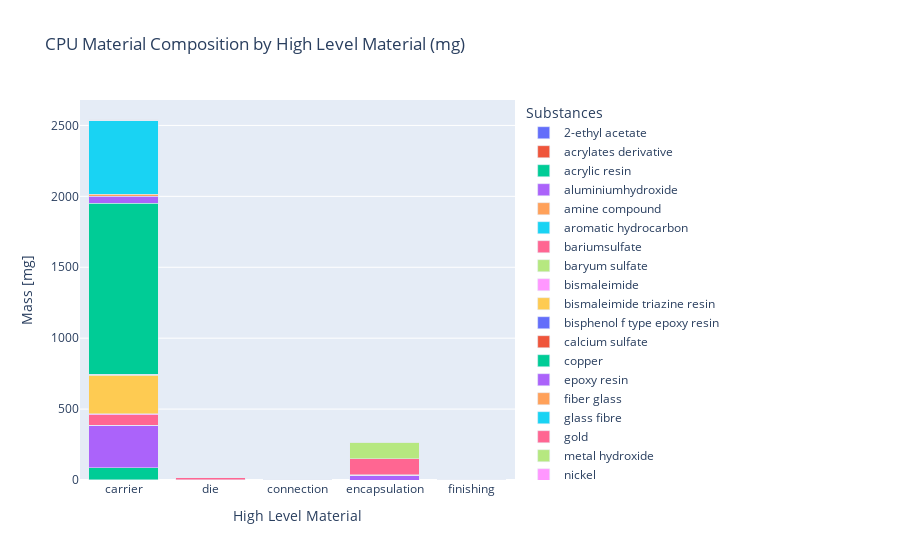
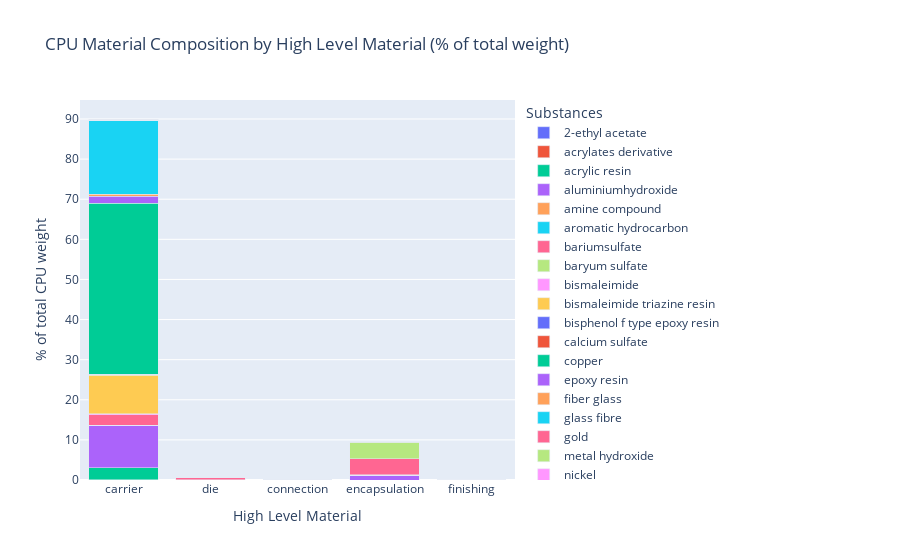

Here is the notebook cell these charts were saved with, in order:
### Code cell
fig_abs, fig_pct = plot_cpu_substances(model_BGA, 'hl')

### Figure 1 — Plotly figure (JSON) as saved in the notebook; plotly's stock layout.template omitted (floating-point values rounded to 4 significant figures)
{"data": [{"hovertemplate": "Substances=2-ethyl acetate<br>High Level Material=%{x}<br>Mass [mg]=%{y}<extra></extra>", "legendgroup": "2-ethyl acetate", "marker": {"color": "#636efa", "pattern": {"shape": ""}}, "name": "2-ethyl acetate", "orientation": "v", "showlegend": true, "textposition": "auto", "type": "bar", "x": ["carrier"], "xaxis": "x", "y": [0.03869], "yaxis": "y"}, {"hovertemplate": "Substances=acrylates derivative<br>High Level Material=%{x}<br>Mass [mg]=%{y}<extra></extra>", "legendgroup": "acrylates derivative", "marker": {"color": "#EF553B", "pattern": {"shape": ""}}, "name": "acrylates derivative", "orientation": "v", "showlegend": true, "textposition": "auto", "type": "bar", "x": ["carrier"], "xaxis": "x", "y": [0.6536], "yaxis": "y"}, {"hovertemplate": "Substances=acrylic resin<br>High Level Material=%{x}<br>Mass [mg]=%{y}<extra></extra>", "legendgroup": "acrylic resin", "marker": {"color": "#00cc96", "pattern": {"shape": ""}}, "name": "acrylic resin", "orientation": "v", "showlegend": true, "textposition": "auto", "type": "bar", "x": ["carrier", "die"], "xaxis": "x", "y": [85.14, 0.01737], "yaxis": "y"}, {"hovertemplate": "Substances=aluminiumhydroxide<br>High Level Material=%{x}<br>Mass [mg]=%{y}<extra></extra>", "legendgroup": "aluminiumhydroxide", "marker": {"color": "#ab63fa", "pattern": {"shape": ""}}, "name": "aluminiumhydroxide", "orientation": "v", "showlegend": true, "textposition": "auto", "type": "bar", "x": ["carrier"], "xaxis": "x", "y": [301.5], "yaxis": "y"}, {"hovertemplate": "Substances=amine compound<br>High Level Material=%{x}<br>Mass [mg]=%{y}<extra></extra>", "legendgroup": "amine compound", "marker": {"color": "#FFA15A", "pattern": {"shape": ""}}, "name": "amine compound", "orientation": "v", "showlegend": true, "textposition": "auto", "type": "bar", "x": ["carrier"], "xaxis": "x", "y": [0.01527], "yaxis": "y"}, {"hovertemplate": "Substances=aromatic hydrocarbon<br>High Level Material=%{x}<br>Mass [mg]=%{y}<extra></extra>", "legendgroup": "aromatic hydrocarbon", "marker": {"color": "#19d3f3", "pattern": {"shape": ""}}, "name": "aromatic hydrocarbon", "orientation": "v", "showlegend": true, "textposition": "auto", "type": "bar", "x": ["carrier"], "xaxis": "x", "y": [0.1161], "yaxis": "y"}, {"hovertemplate": "Substances=bariumsulfate<br>High Level Material=%{x}<br>Mass [mg]=%{y}<extra></extra>", "legendgroup": "bariumsulfate", "marker": {"color": "#FF6692", "pattern": {"shape": ""}}, "name": "bariumsulfate", "orientation": "v", "showlegend": true, "textposition": "auto", "type": "bar", "x": ["carrier"], "xaxis": "x", "y": [73.57], "yaxis": "y"}, {"hovertemplate": "Substances=baryum sulfate<br>High Level Material=%{x}<br>Mass [mg]=%{y}<extra></extra>", "legendgroup": "baryum sulfate", "marker": {"color": "#B6E880", "pattern": {"shape": ""}}, "name": "baryum sulfate", "orientation": "v", "showlegend": true, "textposition": "auto", "type": "bar", "x": ["carrier"], "xaxis": "x", "y": [0.284], "yaxis": "y"}, {"hovertemplate": "Substances=bismaleimide<br>High Level Material=%{x}<br>Mass [mg]=%{y}<extra></extra>", "legendgroup": "bismaleimide", "marker": {"color": "#FF97FF", "pattern": {"shape": ""}}, "name": "bismaleimide", "orientation": "v", "showlegend": true, "textposition": "auto", "type": "bar", "x": ["carrier"], "xaxis": "x", "y": [4.722], "yaxis": "y"}, {"hovertemplate": "Substances=bismaleimide triazine resin<br>High Level Material=%{x}<br>Mass [mg]=%{y}<extra></extra>", "legendgroup": "bismaleimide triazine resin", "marker": {"color": "#FECB52", "pattern": {"shape": ""}}, "name": "bismaleimide triazine resin", "orientation": "v", "showlegend": true, "textposition": "auto", "type": "bar", "x": ["carrier"], "xaxis": "x", "y": [274.1], "yaxis": "y"}, {"hovertemplate": "Substances=bisphenol f type epoxy resin<br>High Level Material=%{x}<br>Mass [mg]=%{y}<extra></extra>", "legendgroup": "bisphenol f type epoxy resin", "marker": {"color": "#636efa", "pattern": {"shape": ""}}, "name": "bisphenol f type epoxy resin", "orientation": "v", "showlegend": true, "textposition": "auto", "type": "bar", "x": ["carrier"], "xaxis": "x", "y": [4.359], "yaxis": "y"}, {"hovertemplate": "Substances=calcium sulfate<br>High Level Material=%{x}<br>Mass [mg]=%{y}<extra></extra>", "legendgroup": "calcium sulfate", "marker": {"color": "#EF553B", "pattern": {"shape": ""}}, "name": "calcium sulfate", "orientation": "v", "showlegend": true, "textposition": "auto", "type": "bar", "x": ["carrier"], "xaxis": "x", "y": [0.1598], "yaxis": "y"}, {"hovertemplate": "Substances=copper<br>High Level Material=%{x}<br>Mass [mg]=%{y}<extra></extra>", "legendgroup": "copper", "marker": {"color": "#00cc96", "pattern": {"shape": ""}}, "name": "copper", "orientation": "v", "showlegend": true, "textposition": "auto", "type": "bar", "x": ["carrier", "connection", "die"], "xaxis": "x", "y": [1208.0, 0.4635, 0.01495], "yaxis": "y"}, {"hovertemplate": "Substances=epoxy resin<br>High Level Material=%{x}<br>Mass [mg]=%{y}<extra></extra>", "legendgroup": "epoxy resin", "marker": {"color": "#ab63fa", "pattern": {"shape": ""}}, "name": "epoxy resin", "orientation": "v", "showlegend": true, "textposition": "auto", "type": "bar", "x": ["carrier", "die", "encapsulation", "finishing"], "xaxis": "x", "y": [48.32, 0.03473, 32.61, 0.2071], "yaxis": "y"}, {"hovertemplate": "Substances=fiber glass<br>High Level Material=%{x}<br>Mass [mg]=%{y}<extra></extra>", "legendgroup": "fiber glass", "marker": {"color": "#FFA15A", "pattern": {"shape": ""}}, "name": "fiber glass", "orientation": "v", "showlegend": true, "textposition": "auto", "type": "bar", "x": ["carrier"], "xaxis": "x", "y": [14.01], "yaxis": "y"}, {"hovertemplate": "Substances=glass fibre<br>High Level Material=%{x}<br>Mass [mg]=%{y}<extra></extra>", "legendgroup": "glass fibre", "marker": {"color": "#19d3f3", "pattern": {"shape": ""}}, "name": "glass fibre", "orientation": "v", "showlegend": true, "textposition": "auto", "type": "bar", "x": ["carrier"], "xaxis": "x", "y": [520.7], "yaxis": "y"}, {"hovertemplate": "Substances=gold<br>High Level Material=%{x}<br>Mass [mg]=%{y}<extra></extra>", "legendgroup": "gold", "marker": {"color": "#FF6692", "pattern": {"shape": ""}}, "name": "gold", "orientation": "v", "showlegend": true, "textposition": "auto", "type": "bar", "x": ["carrier", "connection", "die", "encapsulation"], "xaxis": "x", "y": [0.08348, 1.136, 0.004617, 0.2579], "yaxis": "y"}, {"hovertemplate": "Substances=metal hydroxide<br>High Level Material=%{x}<br>Mass [mg]=%{y}<extra></extra>", "legendgroup": "metal hydroxide", "marker": {"color": "#B6E880", "pattern": {"shape": ""}}, "name": "metal hydroxide", "orientation": "v", "showlegend": true, "textposition": "auto", "type": "bar", "x": ["carrier"], "xaxis": "x", "y": [0.3187], "yaxis": "y"}, {"hovertemplate": "Substances=nickel<br>High Level Material=%{x}<br>Mass [mg]=%{y}<extra></extra>", "legendgroup": "nickel", "marker": {"color": "#FF97FF", "pattern": {"shape": ""}}, "name": "nickel", "orientation": "v", "showlegend": true, "textposition": "auto", "type": "bar", "x": ["carrier", "encapsulation"], "xaxis": "x", "y": [0.3201, 0.7058], "yaxis": "y"}, {"hovertemplate": "Substances=palladium<br>High Level Material=%{x}<br>Mass [mg]=%{y}<extra></extra>", "legendgroup": "palladium", "marker": {"color": "#FECB52", "pattern": {"shape": ""}}, "name": "palladium", "orientation": "v", "showlegend": true, "textposition": "auto", "type": "bar", "x": ["carrier", "connection"], "xaxis": "x", "y": [0.04874, 0.0008793], "yaxis": "y"}, {"hovertemplate": "Substances=propanol<br>High Level Material=%{x}<br>Mass [mg]=%{y}<extra></extra>", "legendgroup": "propanol", "marker": {"color": "#636efa", "pattern": {"shape": ""}}, "name": "propanol", "orientation": "v", "showlegend": true, "textposition": "auto", "type": "bar", "x": ["carrier"], "xaxis": "x", "y": [0.1171], "yaxis": "y"}, {"hovertemplate": "Substances=quartz<br>High Level Material=%{x}<br>Mass [mg]=%{y}<extra></extra>", "legendgroup": "quartz", "marker": {"color": "#EF553B", "pattern": {"shape": ""}}, "name": "quartz", "orientation": "v", "showlegend": true, "textposition": "auto", "type": "bar", "x": ["carrier"], "xaxis": "x", "y": [0.1965], "yaxis": "y"}, {"hovertemplate": "Substances=talc containing no asbestiform fibers<br>High Level Material=%{x}<br>Mass [mg]=%{y}<extra></extra>", "legendgroup": "talc containing no asbestiform fibers", "marker": {"color": "#00cc96", "pattern": {"shape": ""}}, "name": "talc containing no asbestiform fibers", "orientation": "v", "showlegend": true, "textposition": "auto", "type": "bar", "x": ["carrier"], "xaxis": "x", "y": [0.169], "yaxis": "y"}, {"hovertemplate": "Substances=thermosetting resin<br>High Level Material=%{x}<br>Mass [mg]=%{y}<extra></extra>", "legendgroup": "thermosetting resin", "marker": {"color": "#ab63fa", "pattern": {"shape": ""}}, "name": "thermosetting resin", "orientation": "v", "showlegend": true, "textposition": "auto", "type": "bar", "x": ["carrier"], "xaxis": "x", "y": [3.467], "yaxis": "y"}, {"hovertemplate": "Substances=triazine<br>High Level Material=%{x}<br>Mass [mg]=%{y}<extra></extra>", "legendgroup": "triazine", "marker": {"color": "#FFA15A", "pattern": {"shape": ""}}, "name": "triazine", "orientation": "v", "showlegend": true, "textposition": "auto", "type": "bar", "x": ["carrier"], "xaxis": "x", "y": [4.722], "yaxis": "y"}, {"hovertemplate": "Substances=zinc hydroxide<br>High Level Material=%{x}<br>Mass [mg]=%{y}<extra></extra>", "legendgroup": "zinc hydroxide", "marker": {"color": "#19d3f3", "pattern": {"shape": ""}}, "name": "zinc hydroxide", "orientation": "v", "showlegend": true, "textposition": "auto", "type": "bar", "x": ["carrier"], "xaxis": "x", "y": [0.04276], "yaxis": "y"}, {"hovertemplate": "Substances=zinc hydroxyde<br>High Level Material=%{x}<br>Mass [mg]=%{y}<extra></extra>", "legendgroup": "zinc hydroxyde", "marker": {"color": "#FF6692", "pattern": {"shape": ""}}, "name": "zinc hydroxyde", "orientation": "v", "showlegend": true, "textposition": "auto", "type": "bar", "x": ["carrier"], "xaxis": "x", "y": [0.03563], "yaxis": "y"}, {"hovertemplate": "Substances=aluminium<br>High Level Material=%{x}<br>Mass [mg]=%{y}<extra></extra>", "legendgroup": "aluminium", "marker": {"color": "#B6E880", "pattern": {"shape": ""}}, "name": "aluminium", "orientation": "v", "showlegend": true, "textposition": "auto", "type": "bar", "x": ["die"], "xaxis": "x", "y": [0.005826], "yaxis": "y"}, {"hovertemplate": "Substances=aluminium oxide<br>High Level Material=%{x}<br>Mass [mg]=%{y}<extra></extra>", "legendgroup": "aluminium oxide", "marker": {"color": "#FF97FF", "pattern": {"shape": ""}}, "name": "aluminium oxide", "orientation": "v", "showlegend": true, "textposition": "auto", "type": "bar", "x": ["die"], "xaxis": "x", "y": [0.007694], "yaxis": "y"}, {"hovertemplate": "Substances=boron trioxide<br>High Level Material=%{x}<br>Mass [mg]=%{y}<extra></extra>", "legendgroup": "boron trioxide", "marker": {"color": "#FECB52", "pattern": {"shape": ""}}, "name": "boron trioxide", "orientation": "v", "showlegend": true, "textposition": "auto", "type": "bar", "x": ["die"], "xaxis": "x", "y": [0.005386], "yaxis": "y"}, {"hovertemplate": "Substances=butyl carbitol acetate<br>High Level Material=%{x}<br>Mass [mg]=%{y}<extra></extra>", "legendgroup": "butyl carbitol acetate", "marker": {"color": "#636efa", "pattern": {"shape": ""}}, "name": "butyl carbitol acetate", "orientation": "v", "showlegend": true, "textposition": "auto", "type": "bar", "x": ["die"], "xaxis": "x", "y": [0.003847], "yaxis": "y"}, {"hovertemplate": "Substances=dimethyl siloxane, dimethylvinyl-terminated<br>High Level Material=%{x}<br>Mass [mg]=%{y}<extra></extra>", "legendgroup": "dimethyl siloxane, dimethylvinyl-terminated", "marker": {"color": "#EF553B", "pattern": {"shape": ""}}, "name": "dimethyl siloxane, dimethylvinyl-terminated", "orientation": "v", "showlegend": true, "textposition": "auto", "type": "bar", "x": ["die"], "xaxis": "x", "y": [0.06672], "yaxis": "y"}, {"hovertemplate": "Substances=dimethyl, methylhydrogen siloxane, hydrogen-terminated<br>High Level Material=%{x}<br>Mass [mg]=%{y}<extra></extra>", "legendgroup": "dimethyl, methylhydrogen siloxane, hydrogen-terminated", "marker": {"color": "#00cc96", "pattern": {"shape": ""}}, "name": "dimethyl, methylhydrogen siloxane, hydrogen-terminated", "orientation": "v", "showlegend": true, "textposition": "auto", "type": "bar", "x": ["die"], "xaxis": "x", "y": [0.002198], "yaxis": "y"}, {"hovertemplate": "Substances=diphenol propane diglycidyl ether<br>High Level Material=%{x}<br>Mass [mg]=%{y}<extra></extra>", "legendgroup": "diphenol propane diglycidyl ether", "marker": {"color": "#ab63fa", "pattern": {"shape": ""}}, "name": "diphenol propane diglycidyl ether", "orientation": "v", "showlegend": true, "textposition": "auto", "type": "bar", "x": ["die"], "xaxis": "x", "y": [0.002748], "yaxis": "y"}, {"hovertemplate": "Substances=ethyl cellulose<br>High Level Material=%{x}<br>Mass [mg]=%{y}<extra></extra>", "legendgroup": "ethyl cellulose", "marker": {"color": "#FFA15A", "pattern": {"shape": ""}}, "name": "ethyl cellulose", "orientation": "v", "showlegend": true, "textposition": "auto", "type": "bar", "x": ["die"], "xaxis": "x", "y": [0.001539], "yaxis": "y"}, {"hovertemplate": "Substances=lead oxide<br>High Level Material=%{x}<br>Mass [mg]=%{y}<extra></extra>", "legendgroup": "lead oxide", "marker": {"color": "#19d3f3", "pattern": {"shape": ""}}, "name": "lead oxide", "orientation": "v", "showlegend": true, "textposition": "auto", "type": "bar", "x": ["die"], "xaxis": "x", "y": [0.04078], "yaxis": "y"}, {"hovertemplate": "Substances=silicon<br>High Level Material=%{x}<br>Mass [mg]=%{y}<extra></extra>", "legendgroup": "silicon", "marker": {"color": "#FF6692", "pattern": {"shape": ""}}, "name": "silicon", "orientation": "v", "showlegend": true, "textposition": "auto", "type": "bar", "x": ["die"], "xaxis": "x", "y": [14.06], "yaxis": "y"}, {"hovertemplate": "Substances=silicon nitride<br>High Level Material=%{x}<br>Mass [mg]=%{y}<extra></extra>", "legendgroup": "silicon nitride", "marker": {"color": "#B6E880", "pattern": {"shape": ""}}, "name": "silicon nitride", "orientation": "v", "showlegend": true, "textposition": "auto", "type": "bar", "x": ["die"], "xaxis": "x", "y": [0.005056], "yaxis": "y"}, {"hovertemplate": "Substances=silicon oxide<br>High Level Material=%{x}<br>Mass [mg]=%{y}<extra></extra>", "legendgroup": "silicon oxide", "marker": {"color": "#FF97FF", "pattern": {"shape": ""}}, "name": "silicon oxide", "orientation": "v", "showlegend": true, "textposition": "auto", "type": "bar", "x": ["die"], "xaxis": "x", "y": [0.07386], "yaxis": "y"}, {"hovertemplate": "Substances=tantalum<br>High Level Material=%{x}<br>Mass [mg]=%{y}<extra></extra>", "legendgroup": "tantalum", "marker": {"color": "#FECB52", "pattern": {"shape": ""}}, "name": "tantalum", "orientation": "v", "showlegend": true, "textposition": "auto", "type": "bar", "x": ["die"], "xaxis": "x", "y": [0.0003298], "yaxis": "y"}, {"hovertemplate": "Substances=terpineol<br>High Level Material=%{x}<br>Mass [mg]=%{y}<extra></extra>", "legendgroup": "terpineol", "marker": {"color": "#636efa", "pattern": {"shape": ""}}, "name": "terpineol", "orientation": "v", "showlegend": true, "textposition": "auto", "type": "bar", "x": ["die"], "xaxis": "x", "y": [0.001539], "yaxis": "y"}, {"hovertemplate": "Substances=titanium<br>High Level Material=%{x}<br>Mass [mg]=%{y}<extra></extra>", "legendgroup": "titanium", "marker": {"color": "#EF553B", "pattern": {"shape": ""}}, "name": "titanium", "orientation": "v", "showlegend": true, "textposition": "auto", "type": "bar", "x": ["die"], "xaxis": "x", "y": [0.0002198], "yaxis": "y"}, {"hovertemplate": "Substances=trimethylated silica<br>High Level Material=%{x}<br>Mass [mg]=%{y}<extra></extra>", "legendgroup": "trimethylated silica", "marker": {"color": "#00cc96", "pattern": {"shape": ""}}, "name": "trimethylated silica", "orientation": "v", "showlegend": true, "textposition": "auto", "type": "bar", "x": ["die"], "xaxis": "x", "y": [0.006045], "yaxis": "y"}, {"hovertemplate": "Substances=carbon black<br>High Level Material=%{x}<br>Mass [mg]=%{y}<extra></extra>", "legendgroup": "carbon black", "marker": {"color": "#ab63fa", "pattern": {"shape": ""}}, "name": "carbon black", "orientation": "v", "showlegend": true, "textposition": "auto", "type": "bar", "x": ["encapsulation"], "xaxis": "x", "y": [0.5353], "yaxis": "y"}, {"hovertemplate": "Substances=phenol resin<br>High Level Material=%{x}<br>Mass [mg]=%{y}<extra></extra>", "legendgroup": "phenol resin", "marker": {"color": "#FFA15A", "pattern": {"shape": ""}}, "name": "phenol resin", "orientation": "v", "showlegend": true, "textposition": "auto", "type": "bar", "x": ["encapsulation"], "xaxis": "x", "y": [0.08859], "yaxis": "y"}, {"hovertemplate": "Substances=silica, vitreous<br>High Level Material=%{x}<br>Mass [mg]=%{y}<extra></extra>", "legendgroup": "silica, vitreous", "marker": {"color": "#19d3f3", "pattern": {"shape": ""}}, "name": "silica, vitreous", "orientation": "v", "showlegend": true, "textposition": "auto", "type": "bar", "x": ["encapsulation"], "xaxis": "x", "y": [1.938], "yaxis": "y"}, {"hovertemplate": "Substances=silicon dioxide<br>High Level Material=%{x}<br>Mass [mg]=%{y}<extra></extra>", "legendgroup": "silicon dioxide", "marker": {"color": "#FF6692", "pattern": {"shape": ""}}, "name": "silicon dioxide", "orientation": "v", "showlegend": true, "textposition": "auto", "type": "bar", "x": ["encapsulation"], "xaxis": "x", "y": [114.4], "yaxis": "y"}, {"hovertemplate": "Substances=silicondioxide<br>High Level Material=%{x}<br>Mass [mg]=%{y}<extra></extra>", "legendgroup": "silicondioxide", "marker": {"color": "#B6E880", "pattern": {"shape": ""}}, "name": "silicondioxide", "orientation": "v", "showlegend": true, "textposition": "auto", "type": "bar", "x": ["encapsulation"], "xaxis": "x", "y": [114.9], "yaxis": "y"}, {"hovertemplate": "Substances=silver<br>High Level Material=%{x}<br>Mass [mg]=%{y}<extra></extra>", "legendgroup": "silver", "marker": {"color": "#FF97FF", "pattern": {"shape": ""}}, "name": "silver", "orientation": "v", "showlegend": true, "textposition": "auto", "type": "bar", "x": ["encapsulation", "finishing"], "xaxis": "x", "y": [0.5749, 0.6213], "yaxis": "y"}], "layout": {"barmode": "stack", "hovermode": "x unified", "legend": {"title": {"text": "Substances"}, "tracegroupgap": 0}, "title": {"text": "CPU Material Composition by High Level Material (mg)"}, "xaxis": {"anchor": "y", "domain": [0, 1], "title": {"text": "High Level Material"}}, "yaxis": {"anchor": "x", "domain": [0, 1], "title": {"text": "Mass [mg]"}}}}

### Figure 2 — Plotly figure (JSON) as saved in the notebook; plotly's stock layout.template omitted (floating-point values rounded to 4 significant figures)
{"data": [{"hovertemplate": "Substances=2-ethyl acetate<br>High Level Material=%{x}<br>% of total CPU weight=%{y}<extra></extra>", "legendgroup": "2-ethyl acetate", "marker": {"color": "#636efa", "pattern": {"shape": ""}}, "name": "2-ethyl acetate", "orientation": "v", "showlegend": true, "textposition": "auto", "type": "bar", "x": ["carrier"], "xaxis": "x", "y": [0.001368], "yaxis": "y"}, {"hovertemplate": "Substances=acrylates derivative<br>High Level Material=%{x}<br>% of total CPU weight=%{y}<extra></extra>", "legendgroup": "acrylates derivative", "marker": {"color": "#EF553B", "pattern": {"shape": ""}}, "name": "acrylates derivative", "orientation": "v", "showlegend": true, "textposition": "auto", "type": "bar", "x": ["carrier"], "xaxis": "x", "y": [0.02311], "yaxis": "y"}, {"hovertemplate": "Substances=acrylic resin<br>High Level Material=%{x}<br>% of total CPU weight=%{y}<extra></extra>", "legendgroup": "acrylic resin", "marker": {"color": "#00cc96", "pattern": {"shape": ""}}, "name": "acrylic resin", "orientation": "v", "showlegend": true, "textposition": "auto", "type": "bar", "x": ["carrier", "die"], "xaxis": "x", "y": [3.01, 0.000614], "yaxis": "y"}, {"hovertemplate": "Substances=aluminiumhydroxide<br>High Level Material=%{x}<br>% of total CPU weight=%{y}<extra></extra>", "legendgroup": "aluminiumhydroxide", "marker": {"color": "#ab63fa", "pattern": {"shape": ""}}, "name": "aluminiumhydroxide", "orientation": "v", "showlegend": true, "textposition": "auto", "type": "bar", "x": ["carrier"], "xaxis": "x", "y": [10.66], "yaxis": "y"}, {"hovertemplate": "Substances=amine compound<br>High Level Material=%{x}<br>% of total CPU weight=%{y}<extra></extra>", "legendgroup": "amine compound", "marker": {"color": "#FFA15A", "pattern": {"shape": ""}}, "name": "amine compound", "orientation": "v", "showlegend": true, "textposition": "auto", "type": "bar", "x": ["carrier"], "xaxis": "x", "y": [0.0005399], "yaxis": "y"}, {"hovertemplate": "Substances=aromatic hydrocarbon<br>High Level Material=%{x}<br>% of total CPU weight=%{y}<extra></extra>", "legendgroup": "aromatic hydrocarbon", "marker": {"color": "#19d3f3", "pattern": {"shape": ""}}, "name": "aromatic hydrocarbon", "orientation": "v", "showlegend": true, "textposition": "auto", "type": "bar", "x": ["carrier"], "xaxis": "x", "y": [0.004104], "yaxis": "y"}, {"hovertemplate": "Substances=bariumsulfate<br>High Level Material=%{x}<br>% of total CPU weight=%{y}<extra></extra>", "legendgroup": "bariumsulfate", "marker": {"color": "#FF6692", "pattern": {"shape": ""}}, "name": "bariumsulfate", "orientation": "v", "showlegend": true, "textposition": "auto", "type": "bar", "x": ["carrier"], "xaxis": "x", "y": [2.601], "yaxis": "y"}, {"hovertemplate": "Substances=baryum sulfate<br>High Level Material=%{x}<br>% of total CPU weight=%{y}<extra></extra>", "legendgroup": "baryum sulfate", "marker": {"color": "#B6E880", "pattern": {"shape": ""}}, "name": "baryum sulfate", "orientation": "v", "showlegend": true, "textposition": "auto", "type": "bar", "x": ["carrier"], "xaxis": "x", "y": [0.01004], "yaxis": "y"}, {"hovertemplate": "Substances=bismaleimide<br>High Level Material=%{x}<br>% of total CPU weight=%{y}<extra></extra>", "legendgroup": "bismaleimide", "marker": {"color": "#FF97FF", "pattern": {"shape": ""}}, "name": "bismaleimide", "orientation": "v", "showlegend": true, "textposition": "auto", "type": "bar", "x": ["carrier"], "xaxis": "x", "y": [0.1669], "yaxis": "y"}, {"hovertemplate": "Substances=bismaleimide triazine resin<br>High Level Material=%{x}<br>% of total CPU weight=%{y}<extra></extra>", "legendgroup": "bismaleimide triazine resin", "marker": {"color": "#FECB52", "pattern": {"shape": ""}}, "name": "bismaleimide triazine resin", "orientation": "v", "showlegend": true, "textposition": "auto", "type": "bar", "x": ["carrier"], "xaxis": "x", "y": [9.69], "yaxis": "y"}, {"hovertemplate": "Substances=bisphenol f type epoxy resin<br>High Level Material=%{x}<br>% of total CPU weight=%{y}<extra></extra>", "legendgroup": "bisphenol f type epoxy resin", "marker": {"color": "#636efa", "pattern": {"shape": ""}}, "name": "bisphenol f type epoxy resin", "orientation": "v", "showlegend": true, "textposition": "auto", "type": "bar", "x": ["carrier"], "xaxis": "x", "y": [0.1541], "yaxis": "y"}, {"hovertemplate": "Substances=calcium sulfate<br>High Level Material=%{x}<br>% of total CPU weight=%{y}<extra></extra>", "legendgroup": "calcium sulfate", "marker": {"color": "#EF553B", "pattern": {"shape": ""}}, "name": "calcium sulfate", "orientation": "v", "showlegend": true, "textposition": "auto", "type": "bar", "x": ["carrier"], "xaxis": "x", "y": [0.005651], "yaxis": "y"}, {"hovertemplate": "Substances=copper<br>High Level Material=%{x}<br>% of total CPU weight=%{y}<extra></extra>", "legendgroup": "copper", "marker": {"color": "#00cc96", "pattern": {"shape": ""}}, "name": "copper", "orientation": "v", "showlegend": true, "textposition": "auto", "type": "bar", "x": ["carrier", "connection", "die"], "xaxis": "x", "y": [42.72, 0.01639, 0.0005285], "yaxis": "y"}, {"hovertemplate": "Substances=epoxy resin<br>High Level Material=%{x}<br>% of total CPU weight=%{y}<extra></extra>", "legendgroup": "epoxy resin", "marker": {"color": "#ab63fa", "pattern": {"shape": ""}}, "name": "epoxy resin", "orientation": "v", "showlegend": true, "textposition": "auto", "type": "bar", "x": ["carrier", "die", "encapsulation", "finishing"], "xaxis": "x", "y": [1.708, 0.001228, 1.153, 0.007322], "yaxis": "y"}, {"hovertemplate": "Substances=fiber glass<br>High Level Material=%{x}<br>% of total CPU weight=%{y}<extra></extra>", "legendgroup": "fiber glass", "marker": {"color": "#FFA15A", "pattern": {"shape": ""}}, "name": "fiber glass", "orientation": "v", "showlegend": true, "textposition": "auto", "type": "bar", "x": ["carrier"], "xaxis": "x", "y": [0.4952], "yaxis": "y"}, {"hovertemplate": "Substances=glass fibre<br>High Level Material=%{x}<br>% of total CPU weight=%{y}<extra></extra>", "legendgroup": "glass fibre", "marker": {"color": "#19d3f3", "pattern": {"shape": ""}}, "name": "glass fibre", "orientation": "v", "showlegend": true, "textposition": "auto", "type": "bar", "x": ["carrier"], "xaxis": "x", "y": [18.41], "yaxis": "y"}, {"hovertemplate": "Substances=gold<br>High Level Material=%{x}<br>% of total CPU weight=%{y}<extra></extra>", "legendgroup": "gold", "marker": {"color": "#FF6692", "pattern": {"shape": ""}}, "name": "gold", "orientation": "v", "showlegend": true, "textposition": "auto", "type": "bar", "x": ["carrier", "connection", "die", "encapsulation"], "xaxis": "x", "y": [0.002952, 0.04018, 0.0001632, 0.009117], "yaxis": "y"}, {"hovertemplate": "Substances=metal hydroxide<br>High Level Material=%{x}<br>% of total CPU weight=%{y}<extra></extra>", "legendgroup": "metal hydroxide", "marker": {"color": "#B6E880", "pattern": {"shape": ""}}, "name": "metal hydroxide", "orientation": "v", "showlegend": true, "textposition": "auto", "type": "bar", "x": ["carrier"], "xaxis": "x", "y": [0.01127], "yaxis": "y"}, {"hovertemplate": "Substances=nickel<br>High Level Material=%{x}<br>% of total CPU weight=%{y}<extra></extra>", "legendgroup": "nickel", "marker": {"color": "#FF97FF", "pattern": {"shape": ""}}, "name": "nickel", "orientation": "v", "showlegend": true, "textposition": "auto", "type": "bar", "x": ["carrier", "encapsulation"], "xaxis": "x", "y": [0.01132, 0.02495], "yaxis": "y"}, {"hovertemplate": "Substances=palladium<br>High Level Material=%{x}<br>% of total CPU weight=%{y}<extra></extra>", "legendgroup": "palladium", "marker": {"color": "#FECB52", "pattern": {"shape": ""}}, "name": "palladium", "orientation": "v", "showlegend": true, "textposition": "auto", "type": "bar", "x": ["carrier", "connection"], "xaxis": "x", "y": [0.001723, 3.109e-05], "yaxis": "y"}, {"hovertemplate": "Substances=propanol<br>High Level Material=%{x}<br>% of total CPU weight=%{y}<extra></extra>", "legendgroup": "propanol", "marker": {"color": "#636efa", "pattern": {"shape": ""}}, "name": "propanol", "orientation": "v", "showlegend": true, "textposition": "auto", "type": "bar", "x": ["carrier"], "xaxis": "x", "y": [0.00414], "yaxis": "y"}, {"hovertemplate": "Substances=quartz<br>High Level Material=%{x}<br>% of total CPU weight=%{y}<extra></extra>", "legendgroup": "quartz", "marker": {"color": "#EF553B", "pattern": {"shape": ""}}, "name": "quartz", "orientation": "v", "showlegend": true, "textposition": "auto", "type": "bar", "x": ["carrier"], "xaxis": "x", "y": [0.006947], "yaxis": "y"}, {"hovertemplate": "Substances=talc containing no asbestiform fibers<br>High Level Material=%{x}<br>% of total CPU weight=%{y}<extra></extra>", "legendgroup": "talc containing no asbestiform fibers", "marker": {"color": "#00cc96", "pattern": {"shape": ""}}, "name": "talc containing no asbestiform fibers", "orientation": "v", "showlegend": true, "textposition": "auto", "type": "bar", "x": ["carrier"], "xaxis": "x", "y": [0.005975], "yaxis": "y"}, {"hovertemplate": "Substances=thermosetting resin<br>High Level Material=%{x}<br>% of total CPU weight=%{y}<extra></extra>", "legendgroup": "thermosetting resin", "marker": {"color": "#ab63fa", "pattern": {"shape": ""}}, "name": "thermosetting resin", "orientation": "v", "showlegend": true, "textposition": "auto", "type": "bar", "x": ["carrier"], "xaxis": "x", "y": [0.1226], "yaxis": "y"}, {"hovertemplate": "Substances=triazine<br>High Level Material=%{x}<br>% of total CPU weight=%{y}<extra></extra>", "legendgroup": "triazine", "marker": {"color": "#FFA15A", "pattern": {"shape": ""}}, "name": "triazine", "orientation": "v", "showlegend": true, "textposition": "auto", "type": "bar", "x": ["carrier"], "xaxis": "x", "y": [0.1669], "yaxis": "y"}, {"hovertemplate": "Substances=zinc hydroxide<br>High Level Material=%{x}<br>% of total CPU weight=%{y}<extra></extra>", "legendgroup": "zinc hydroxide", "marker": {"color": "#19d3f3", "pattern": {"shape": ""}}, "name": "zinc hydroxide", "orientation": "v", "showlegend": true, "textposition": "auto", "type": "bar", "x": ["carrier"], "xaxis": "x", "y": [0.001512], "yaxis": "y"}, {"hovertemplate": "Substances=zinc hydroxyde<br>High Level Material=%{x}<br>% of total CPU weight=%{y}<extra></extra>", "legendgroup": "zinc hydroxyde", "marker": {"color": "#FF6692", "pattern": {"shape": ""}}, "name": "zinc hydroxyde", "orientation": "v", "showlegend": true, "textposition": "auto", "type": "bar", "x": ["carrier"], "xaxis": "x", "y": [0.00126], "yaxis": "y"}, {"hovertemplate": "Substances=aluminium<br>High Level Material=%{x}<br>% of total CPU weight=%{y}<extra></extra>", "legendgroup": "aluminium", "marker": {"color": "#B6E880", "pattern": {"shape": ""}}, "name": "aluminium", "orientation": "v", "showlegend": true, "textposition": "auto", "type": "bar", "x": ["die"], "xaxis": "x", "y": [0.000206], "yaxis": "y"}, {"hovertemplate": "Substances=aluminium oxide<br>High Level Material=%{x}<br>% of total CPU weight=%{y}<extra></extra>", "legendgroup": "aluminium oxide", "marker": {"color": "#FF97FF", "pattern": {"shape": ""}}, "name": "aluminium oxide", "orientation": "v", "showlegend": true, "textposition": "auto", "type": "bar", "x": ["die"], "xaxis": "x", "y": [0.000272], "yaxis": "y"}, {"hovertemplate": "Substances=boron trioxide<br>High Level Material=%{x}<br>% of total CPU weight=%{y}<extra></extra>", "legendgroup": "boron trioxide", "marker": {"color": "#FECB52", "pattern": {"shape": ""}}, "name": "boron trioxide", "orientation": "v", "showlegend": true, "textposition": "auto", "type": "bar", "x": ["die"], "xaxis": "x", "y": [0.0001904], "yaxis": "y"}, {"hovertemplate": "Substances=butyl carbitol acetate<br>High Level Material=%{x}<br>% of total CPU weight=%{y}<extra></extra>", "legendgroup": "butyl carbitol acetate", "marker": {"color": "#636efa", "pattern": {"shape": ""}}, "name": "butyl carbitol acetate", "orientation": "v", "showlegend": true, "textposition": "auto", "type": "bar", "x": ["die"], "xaxis": "x", "y": [0.000136], "yaxis": "y"}, {"hovertemplate": "Substances=dimethyl siloxane, dimethylvinyl-terminated<br>High Level Material=%{x}<br>% of total CPU weight=%{y}<extra></extra>", "legendgroup": "dimethyl siloxane, dimethylvinyl-terminated", "marker": {"color": "#EF553B", "pattern": {"shape": ""}}, "name": "dimethyl siloxane, dimethylvinyl-terminated", "orientation": "v", "showlegend": true, "textposition": "auto", "type": "bar", "x": ["die"], "xaxis": "x", "y": [0.002359], "yaxis": "y"}, {"hovertemplate": "Substances=dimethyl, methylhydrogen siloxane, hydrogen-terminated<br>High Level Material=%{x}<br>% of total CPU weight=%{y}<extra></extra>", "legendgroup": "dimethyl, methylhydrogen siloxane, hydrogen-terminated", "marker": {"color": "#00cc96", "pattern": {"shape": ""}}, "name": "dimethyl, methylhydrogen siloxane, hydrogen-terminated", "orientation": "v", "showlegend": true, "textposition": "auto", "type": "bar", "x": ["die"], "xaxis": "x", "y": [7.773e-05], "yaxis": "y"}, {"hovertemplate": "Substances=diphenol propane diglycidyl ether<br>High Level Material=%{x}<br>% of total CPU weight=%{y}<extra></extra>", "legendgroup": "diphenol propane diglycidyl ether", "marker": {"color": "#ab63fa", "pattern": {"shape": ""}}, "name": "diphenol propane diglycidyl ether", "orientation": "v", "showlegend": true, "textposition": "auto", "type": "bar", "x": ["die"], "xaxis": "x", "y": [9.716e-05], "yaxis": "y"}, {"hovertemplate": "Substances=ethyl cellulose<br>High Level Material=%{x}<br>% of total CPU weight=%{y}<extra></extra>", "legendgroup": "ethyl cellulose", "marker": {"color": "#FFA15A", "pattern": {"shape": ""}}, "name": "ethyl cellulose", "orientation": "v", "showlegend": true, "textposition": "auto", "type": "bar", "x": ["die"], "xaxis": "x", "y": [5.441e-05], "yaxis": "y"}, {"hovertemplate": "Substances=lead oxide<br>High Level Material=%{x}<br>% of total CPU weight=%{y}<extra></extra>", "legendgroup": "lead oxide", "marker": {"color": "#19d3f3", "pattern": {"shape": ""}}, "name": "lead oxide", "orientation": "v", "showlegend": true, "textposition": "auto", "type": "bar", "x": ["die"], "xaxis": "x", "y": [0.001442], "yaxis": "y"}, {"hovertemplate": "Substances=silicon<br>High Level Material=%{x}<br>% of total CPU weight=%{y}<extra></extra>", "legendgroup": "silicon", "marker": {"color": "#FF6692", "pattern": {"shape": ""}}, "name": "silicon", "orientation": "v", "showlegend": true, "textposition": "auto", "type": "bar", "x": ["die"], "xaxis": "x", "y": [0.497], "yaxis": "y"}, {"hovertemplate": "Substances=silicon nitride<br>High Level Material=%{x}<br>% of total CPU weight=%{y}<extra></extra>", "legendgroup": "silicon nitride", "marker": {"color": "#B6E880", "pattern": {"shape": ""}}, "name": "silicon nitride", "orientation": "v", "showlegend": true, "textposition": "auto", "type": "bar", "x": ["die"], "xaxis": "x", "y": [0.0001788], "yaxis": "y"}, {"hovertemplate": "Substances=silicon oxide<br>High Level Material=%{x}<br>% of total CPU weight=%{y}<extra></extra>", "legendgroup": "silicon oxide", "marker": {"color": "#FF97FF", "pattern": {"shape": ""}}, "name": "silicon oxide", "orientation": "v", "showlegend": true, "textposition": "auto", "type": "bar", "x": ["die"], "xaxis": "x", "y": [0.002612], "yaxis": "y"}, {"hovertemplate": "Substances=tantalum<br>High Level Material=%{x}<br>% of total CPU weight=%{y}<extra></extra>", "legendgroup": "tantalum", "marker": {"color": "#FECB52", "pattern": {"shape": ""}}, "name": "tantalum", "orientation": "v", "showlegend": true, "textposition": "auto", "type": "bar", "x": ["die"], "xaxis": "x", "y": [1.166e-05], "yaxis": "y"}, {"hovertemplate": "Substances=terpineol<br>High Level Material=%{x}<br>% of total CPU weight=%{y}<extra></extra>", "legendgroup": "terpineol", "marker": {"color": "#636efa", "pattern": {"shape": ""}}, "name": "terpineol", "orientation": "v", "showlegend": true, "textposition": "auto", "type": "bar", "x": ["die"], "xaxis": "x", "y": [5.441e-05], "yaxis": "y"}, {"hovertemplate": "Substances=titanium<br>High Level Material=%{x}<br>% of total CPU weight=%{y}<extra></extra>", "legendgroup": "titanium", "marker": {"color": "#EF553B", "pattern": {"shape": ""}}, "name": "titanium", "orientation": "v", "showlegend": true, "textposition": "auto", "type": "bar", "x": ["die"], "xaxis": "x", "y": [7.773e-06], "yaxis": "y"}, {"hovertemplate": "Substances=trimethylated silica<br>High Level Material=%{x}<br>% of total CPU weight=%{y}<extra></extra>", "legendgroup": "trimethylated silica", "marker": {"color": "#00cc96", "pattern": {"shape": ""}}, "name": "trimethylated silica", "orientation": "v", "showlegend": true, "textposition": "auto", "type": "bar", "x": ["die"], "xaxis": "x", "y": [0.0002138], "yaxis": "y"}, {"hovertemplate": "Substances=carbon black<br>High Level Material=%{x}<br>% of total CPU weight=%{y}<extra></extra>", "legendgroup": "carbon black", "marker": {"color": "#ab63fa", "pattern": {"shape": ""}}, "name": "carbon black", "orientation": "v", "showlegend": true, "textposition": "auto", "type": "bar", "x": ["encapsulation"], "xaxis": "x", "y": [0.01893], "yaxis": "y"}, {"hovertemplate": "Substances=phenol resin<br>High Level Material=%{x}<br>% of total CPU weight=%{y}<extra></extra>", "legendgroup": "phenol resin", "marker": {"color": "#FFA15A", "pattern": {"shape": ""}}, "name": "phenol resin", "orientation": "v", "showlegend": true, "textposition": "auto", "type": "bar", "x": ["encapsulation"], "xaxis": "x", "y": [0.003132], "yaxis": "y"}, {"hovertemplate": "Substances=silica, vitreous<br>High Level Material=%{x}<br>% of total CPU weight=%{y}<extra></extra>", "legendgroup": "silica, vitreous", "marker": {"color": "#19d3f3", "pattern": {"shape": ""}}, "name": "silica, vitreous", "orientation": "v", "showlegend": true, "textposition": "auto", "type": "bar", "x": ["encapsulation"], "xaxis": "x", "y": [0.06853], "yaxis": "y"}, {"hovertemplate": "Substances=silicon dioxide<br>High Level Material=%{x}<br>% of total CPU weight=%{y}<extra></extra>", "legendgroup": "silicon dioxide", "marker": {"color": "#FF6692", "pattern": {"shape": ""}}, "name": "silicon dioxide", "orientation": "v", "showlegend": true, "textposition": "auto", "type": "bar", "x": ["encapsulation"], "xaxis": "x", "y": [4.046], "yaxis": "y"}, {"hovertemplate": "Substances=silicondioxide<br>High Level Material=%{x}<br>% of total CPU weight=%{y}<extra></extra>", "legendgroup": "silicondioxide", "marker": {"color": "#B6E880", "pattern": {"shape": ""}}, "name": "silicondioxide", "orientation": "v", "showlegend": true, "textposition": "auto", "type": "bar", "x": ["encapsulation"], "xaxis": "x", "y": [4.063], "yaxis": "y"}, {"hovertemplate": "Substances=silver<br>High Level Material=%{x}<br>% of total CPU weight=%{y}<extra></extra>", "legendgroup": "silver", "marker": {"color": "#FF97FF", "pattern": {"shape": ""}}, "name": "silver", "orientation": "v", "showlegend": true, "textposition": "auto", "type": "bar", "x": ["encapsulation", "finishing"], "xaxis": "x", "y": [0.02033, 0.02197], "yaxis": "y"}], "layout": {"barmode": "stack", "hovermode": "x unified", "legend": {"title": {"text": "Substances"}, "tracegroupgap": 0}, "title": {"text": "CPU Material Composition by High Level Material (% of total weight)"}, "xaxis": {"anchor": "y", "domain": [0, 1], "title": {"text": "High Level Material"}}, "yaxis": {"anchor": "x", "domain": [0, 1], "title": {"text": "% of total CPU weight"}}}}
